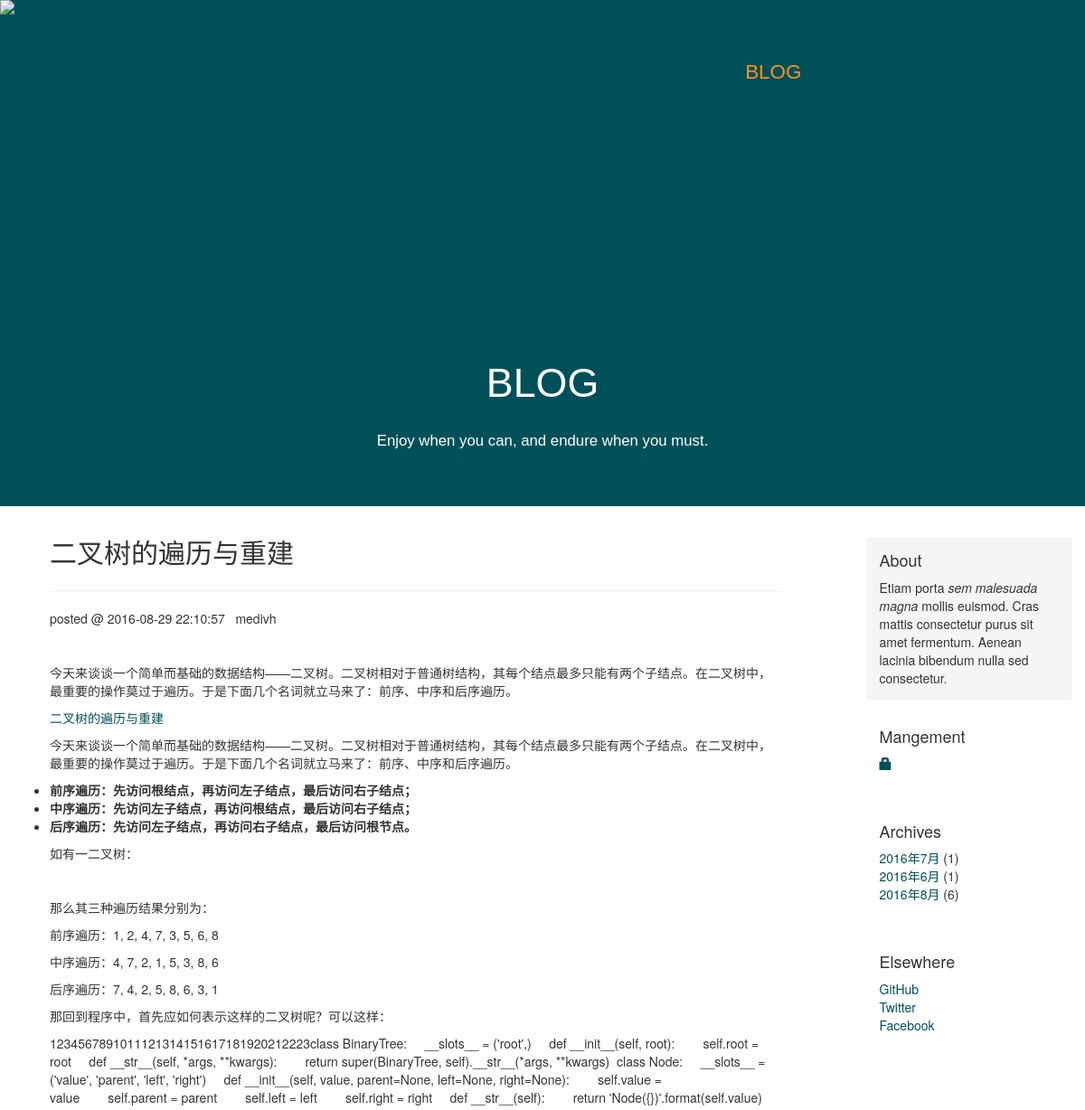
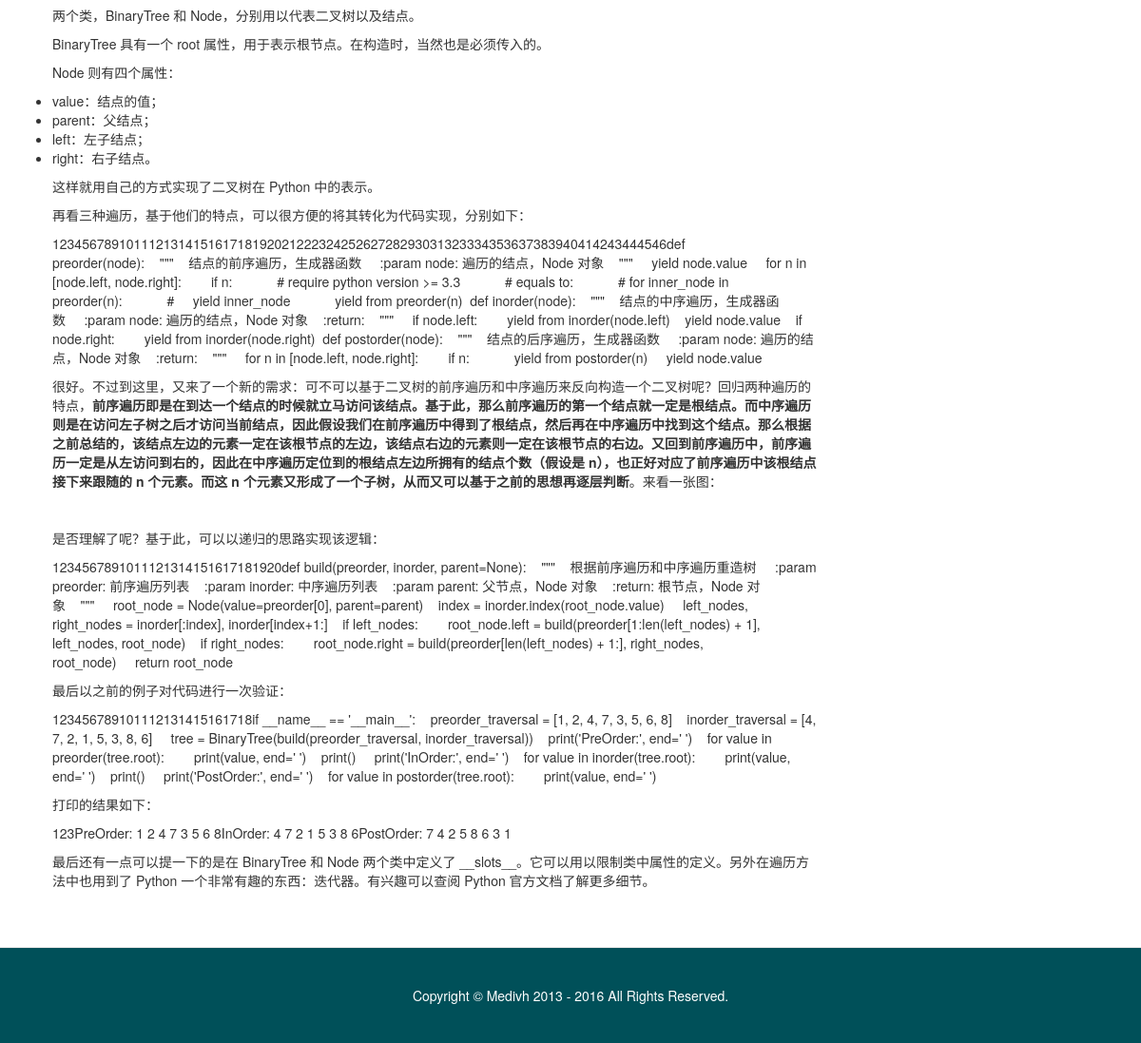
Screenshot of /blog/post/20/ with the database file from the repository (2 pictures, top to bottom).
### Earth/models.py (models this page shows, shortened)
class Article(models.Model):
    author = models.ForeignKey(User)
    title = models.CharField(max_length=200)
    brief = models.CharField(null=True, blank=True, max_length=255)
    content = models.TextField(u"文章内容")
    created_date = models.DateTimeField(default=timezone.now)
    published_date = models.DateTimeField(blank=True, null=True)
    head_img = models.ImageField(u"文章标题图片", upload_to="uploads", blank=True, null=True)
    status_choices = (('draft', u"草稿"),
                      ('published', u"已发布"),
                      ('hidden', u"隐藏"),
                      )
    status = models.CharField(choices=status_choices, default='published', max_length=32)

### Earth/views.py (the view)
# urls.py: url(r'^post/(?P<pk>[0-9]+)/$', views.post_detail, name='detail'),
def post_detail(request, pk):
    post = get_object_or_404(models.Article, pk=pk)
    return render(request, 'blog/post_detail.html', {'post': post})

### Earth/commons/context_processors.py (called while the page is built)
def custom_proc(request):
    recent_posts = models.Article.objects.filter(
        published_date__isnull=False).order_by('-published_date')[:10]
    old_month = timezone.now() - timedelta(days=60)
    select = {
        'year': connection.ops.date_trunc_sql('year', 'published_date'),
        'month': connection.ops.date_trunc_sql('month', 'published_date'),
    }
    archives_db = models.Article.objects.filter(published_date__isnull=False)
    archives = []
    map_temp = {}
    for ar in archives_db:
        y = ar.published_date.year
        m = ar.published_date.month
        k = '{}|{}'.format(y, m)
        if k in map_temp:
            map_temp[k] += 1
        else:
            map_temp[k] = 1
    for kk,vv in map_temp.items():
        ym = kk.split('|')
        archives.append({'year':ym[0], 'month':ym[1], 'number': vv})
    return {
        'ARCHIVES': archives,
    }

### templates/blog/post_detail.html (shortened to what this page needs)
{% extends 'base.html' %}
{% block content %}
    <div class="row">
        <div class="col-md-11">
            <div class="blog-detail-title">
                {{ post.title }}
                <hr/>
            </div>
            <div class="date" style="margin-top: 20px;height: 30px">
                posted @
                {% if post.published_date %}
                    {{ post.published_date |date:"Y-m-d H:i:s" }} &nbsp;
                    {{ post.author }}
                {% else %}
                    {% if user.is_authenticated %}
                        <a class="btn btn-default"
                           href="{% url 'Earth.views.post_publish' pk=post.pk %}">Publish</a>
                    {% endif %}
                {% endif %}
            </div>
            <div style="margin: 30px 0 60px 0 ;">
                <p>{{ post.brief }}</p>
                <p>{{ post.content |safe }}</p>
            </div>
        </div>
    </div>
{% endblock %}

### rows the page displays
Article: title "二叉树的遍历与重建", published_date "2016-08-29 22:10:57", author "medivh", brief "今天来谈谈一个简单而基础的数据结构——二叉树。二叉树相对于普通树结构，其每个结点最多只能有两个子结点。在二叉树中，最重要的操作莫过于遍历。于是下面几个名词就立马来了：前序、中序和后序遍历。", content "二叉树的遍历与重建 今天来谈谈一个简单而基础的数据结构——二叉树。二叉树相对于普通树结构，其每个结点最多只能有两个子结点。在二叉树中，最重要的操作莫过于遍历。于是下面几个名词就立马来了：前序、中序和后序遍历。 前序遍历：先访问根结点，再访问左子结点，最后访问右子结点； 中序遍历：先访问左子结点，再访问根结点，最后访问右子结点； 后序遍历：先访问左子结点，再访问右子结点，最后访问根节点。 如有一二叉树： 那么其三种遍历结果分别为： 前序遍历：1, 2, 4, 7, 3, 5, 6, 8 中序遍历：4, 7, 2, 1, 5, 3, 8, 6 后序遍历：7, 4, 2, 5, 8, 6, 3, 1 那回到程序中，首先应如何表示这样的二叉树呢？可以这样： 1234567891011121314151617181920212223class BinaryTree: __slots__ = ('root',) def __init__(self, root): self.root = root def __str__(self, *args, **kwargs): return super(BinaryTree, self).__str__(*args, **kwargs) class Node: __slots__ = ('value', 'parent', 'left', 'right') def __init__(self, value, parent=None, left=None, right=None): self.value = value self.parent =…"

### other values shown
{{ ar.year }} "2016" "2016" "2016"
{{ ar.month }} "7" "6" "8"
{{ ar.number }} "1" "1" "6"
